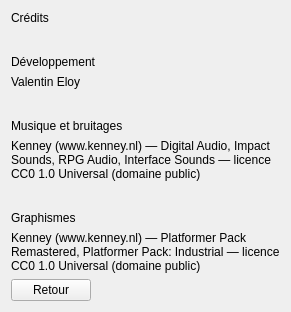
<?xml version="1.0" encoding="UTF-8"?>
<ui version="4.0">
 <class>CreditsScreen</class>
 <widget class="QWidget" name="CreditsScreen">
  <layout class="QVBoxLayout" name="verticalLayout">
   <!-- Marges posees en code (CreditsScreen::CreditsScreen, LOT-56) depuis l'echelle d'espacement
        des jetons, pas de nombre fige ici. -->
   <item>
    <widget class="QLabel" name="creditsTitle">
     <property name="text"><string>Crédits</string></property>
    </widget>
   </item>
   <item>
    <spacer name="titleSpacer">
     <property name="orientation"><enum>Qt::Vertical</enum></property>
     <property name="sizeType"><enum>QSizePolicy::Fixed</enum></property>
     <property name="sizeHint" stdset="0"><size><width>0</width><height>24</height></size></property>
    </spacer>
   </item>
   <item>
    <widget class="QLabel" name="developmentLabel">
     <property name="text"><string>Développement</string></property>
    </widget>
   </item>
   <item>
    <widget class="QLabel" name="developmentCredit">
     <!-- Nom propre : jamais traduit, cf. CreditsScreen::retranslateUi. -->
     <property name="text"><string>Valentin Eloy</string></property>
    </widget>
   </item>
   <item>
    <spacer name="sectionSpacer">
     <property name="orientation"><enum>Qt::Vertical</enum></property>
     <property name="sizeType"><enum>QSizePolicy::Fixed</enum></property>
     <property name="sizeHint" stdset="0"><size><width>0</width><height>24</height></size></property>
    </spacer>
   </item>
   <item>
    <widget class="QLabel" name="audioLabel">
     <property name="text"><string>Musique et bruitages</string></property>
    </widget>
   </item>
   <item>
    <widget class="QLabel" name="audioCredit">
     <!-- Noms propres et licence : jamais traduits. Detail complet dans
          Source/Elements/Audio/CREDITS.md (fichier par fichier). -->
     <property name="wordWrap"><bool>true</bool></property>
     <property name="text"><string>Kenney (www.kenney.nl) — Digital Audio, Impact Sounds, RPG Audio, Interface Sounds — licence CC0 1.0 Universal (domaine public)</string></property>
    </widget>
   </item>
   <item>
    <spacer name="graphicsSpacer">
     <property name="orientation"><enum>Qt::Vertical</enum></property>
     <property name="sizeType"><enum>QSizePolicy::Fixed</enum></property>
     <property name="sizeHint" stdset="0"><size><width>0</width><height>24</height></size></property>
    </spacer>
   </item>
   <item>
    <widget class="QLabel" name="graphicsLabel">
     <property name="text"><string>Graphismes</string></property>
    </widget>
   </item>
   <item>
    <widget class="QLabel" name="graphicsCredit">
     <!-- Noms propres et licence : jamais traduits. Detail complet dans
          Source/Elements/Assets/CREDITS.md (fichier par fichier). -->
     <property name="wordWrap"><bool>true</bool></property>
     <property name="text"><string>Kenney (www.kenney.nl) — Platformer Pack Remastered, Platformer Pack: Industrial — licence CC0 1.0 Universal (domaine public)</string></property>
    </widget>
   </item>
   <item>
    <spacer name="bottomSpacer">
     <property name="orientation"><enum>Qt::Vertical</enum></property>
     <property name="sizeHint" stdset="0"><size><width>0</width><height>0</height></size></property>
    </spacer>
   </item>
   <item>
    <layout class="QHBoxLayout" name="bottomLayout">
     <item><widget class="QPushButton" name="backButton"><property name="cursor"><cursorShape>PointingHandCursor</cursorShape></property><property name="text"><string>Retour</string></property></widget></item>
     <item>
      <spacer name="backSpacer">
       <property name="orientation"><enum>Qt::Horizontal</enum></property>
       <property name="sizeHint" stdset="0"><size><width>0</width><height>0</height></size></property>
      </spacer>
     </item>
    </layout>
   </item>
  </layout>
 </widget>
 <resources/>
 <connections/>
</ui>
